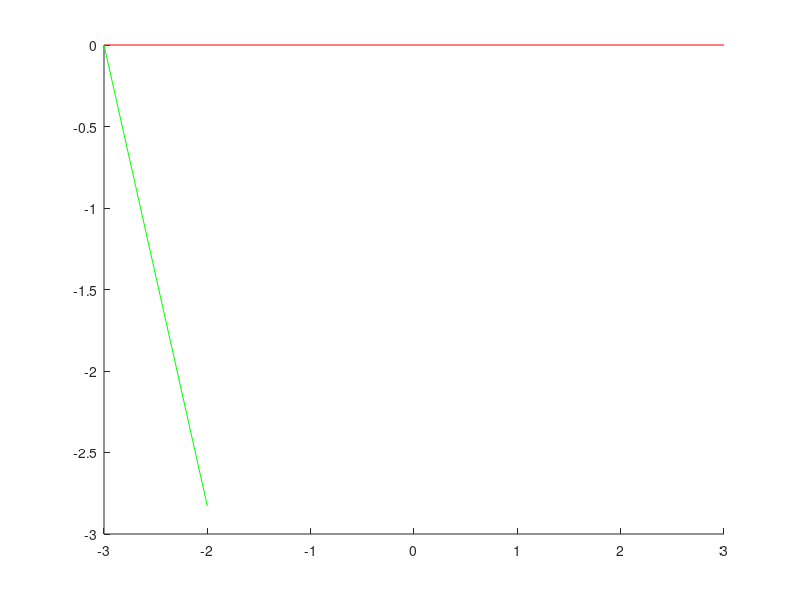

Here is the MATLAB script that generated this plot: (Note: this script raises an error after producing the figure.)
% Values for testing
a = 3;
b = a;
cx = 0;
cy = 6;
h = 4;
d = sqrt(a^2 - ((cy - h)/2)^2);

% find angle of straight travel
theta_initial = -acos((cy - h) / (2 * a));

% draw suspension when traveling straight
hold on;
plot([-cy/2, cy/2], [0, 0], 'r');
plot([-cy/2, a*cos(theta_initial) - (cy/2)], [0, a*sin(theta_initial)], 'g');
plot([cy/2, a*cos(compute_phi(theta_initial, a, b, cx, cy, h) - pi) + (cy/2)], [0, a*sin(-compute_phi(theta_initial, a, b, cx, cy, h) - pi)], 'g');
plot([-h/2, h/2], [-d, -d], 'b');
set(gca, 'XLim', [(-cy/2) - a - 1, (cy/2) + a + 1], 'YLim', [(-cy/2) - a - 1, (cy/2) + a + 1]);
hold off;

% possible thetas (change this to take into account tire width and length)
theta_lin = linspace(theta_initial, -5*pi/6, 100);

% for i = theta_lin
%     cla reset;
%     hold on;
%     plot([-cy/2, cy/2], [0, 0], 'r');
%     plot([-cy/2, a*cos(i) - (cy/2)], [0, a*sin(i)], 'g');
%     plot([cy/2, a*cos(-compute_phi(i, a, b, cx, cy, h) - pi) + (cy/2)], [0, a*sin(-compute_phi(i, a, b, cx, cy, h) - pi)], 'g');
%     hold off;
%     set(gca, 'XLim', [(-cy/2) - a - 1, (cy/2) + a + 1], 'YLim', [(-cy/2) - a - 1, (cy/2) + a + 1]);
%     drawnow
% end